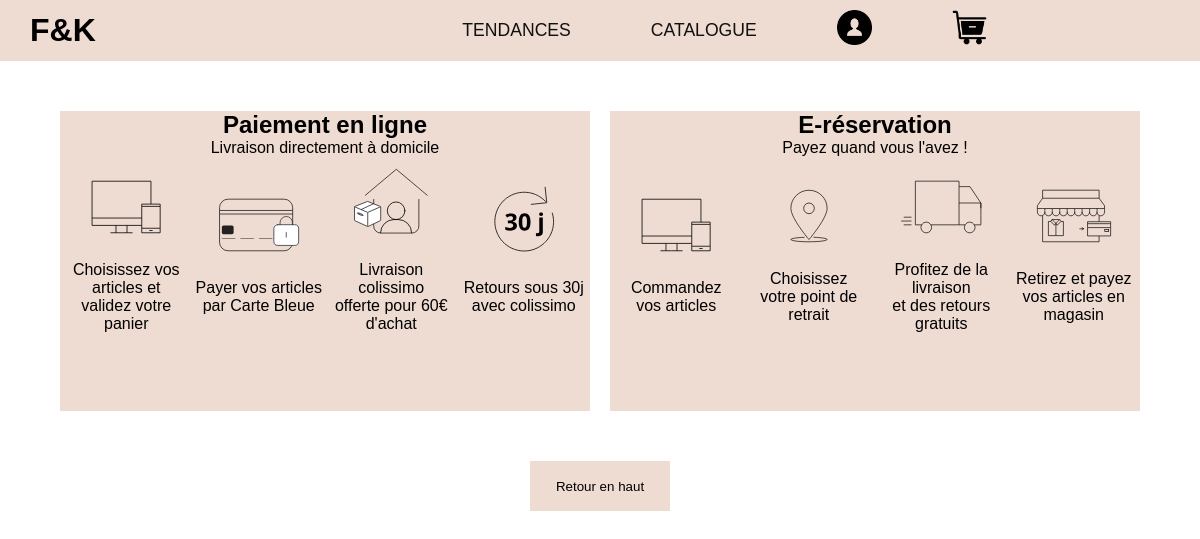
Before: /catalogue_tendance_terres_devasion.php with the older database file.
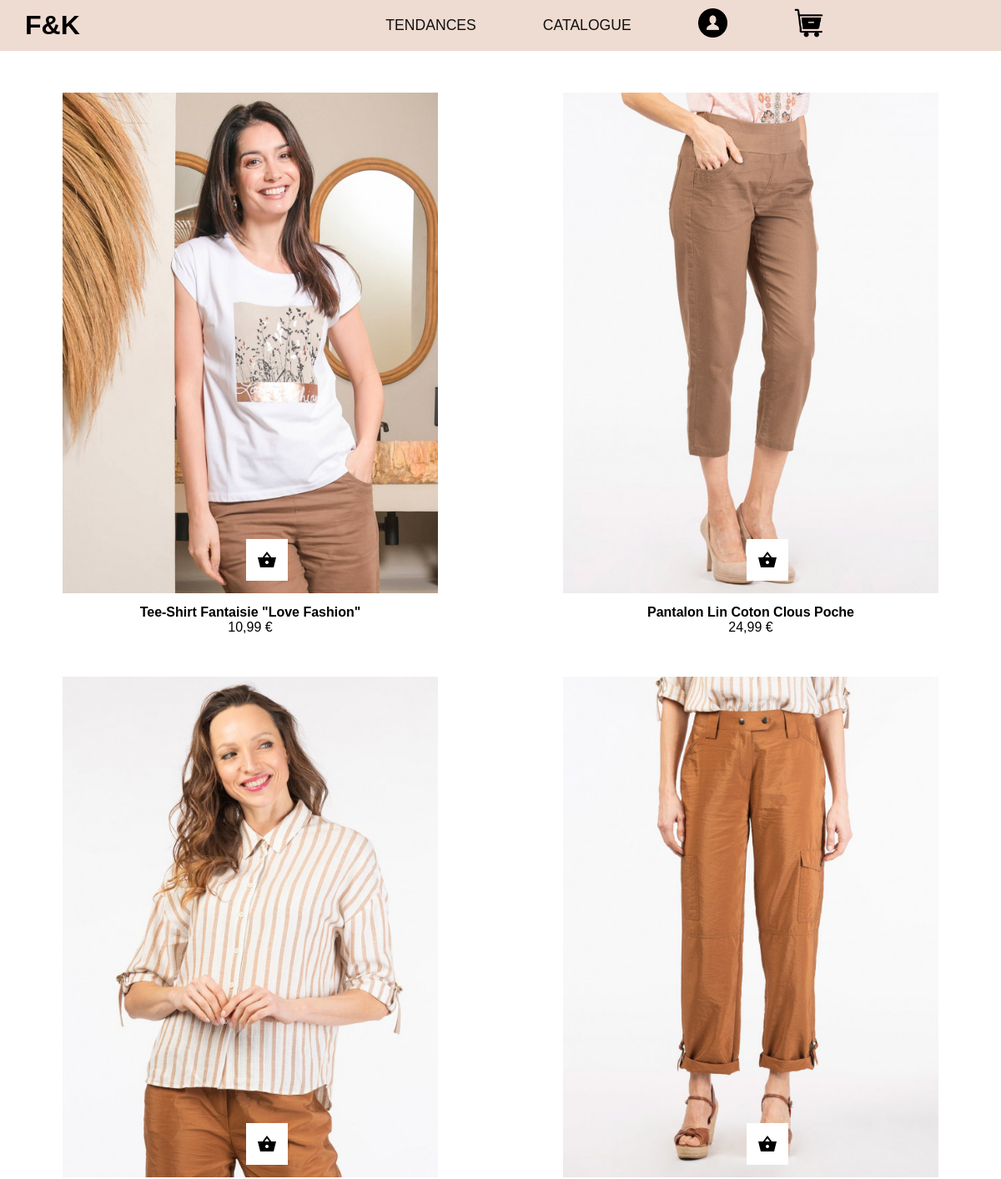
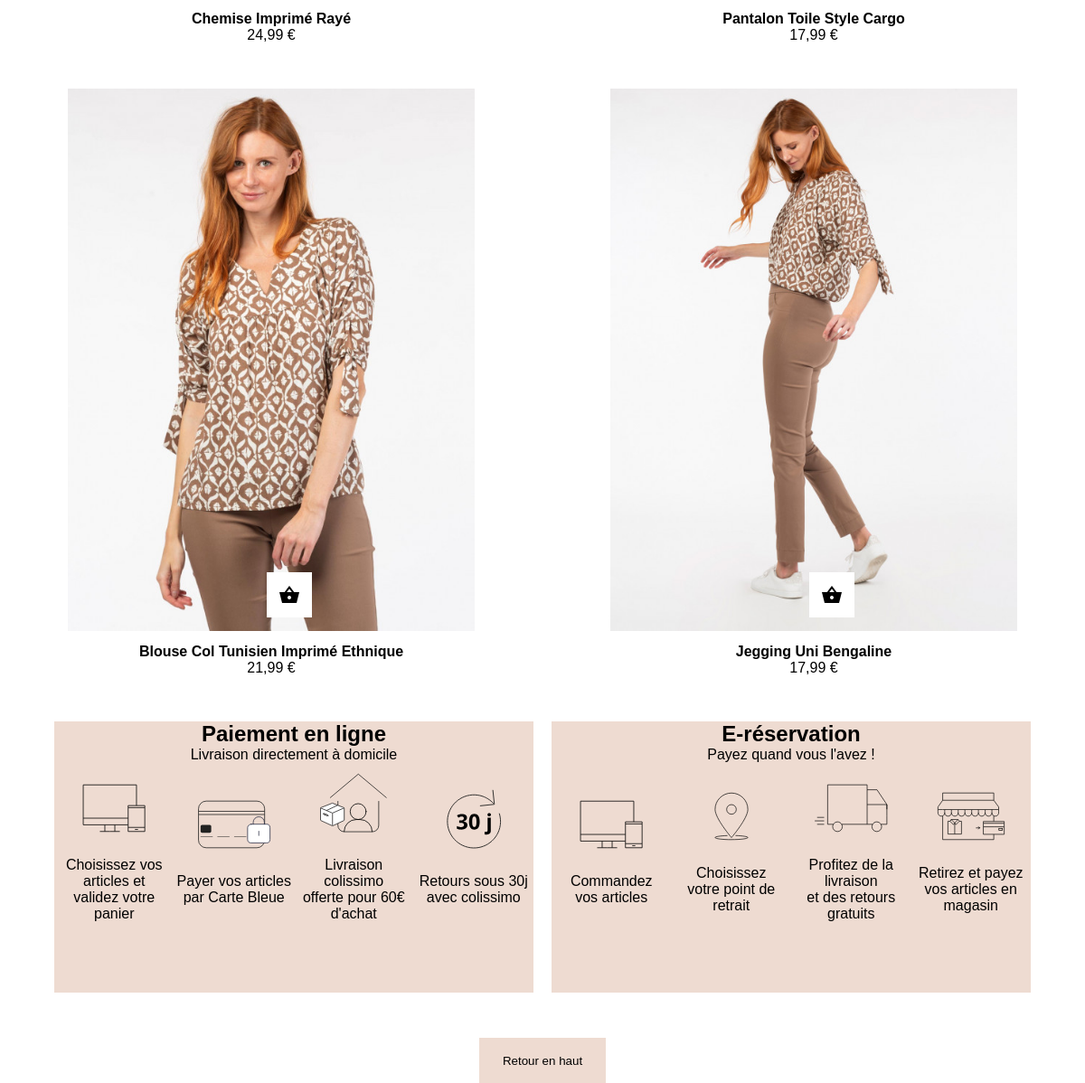
After: the same page with the newer database file (2 pictures, top to bottom).
### tables this page shows
CREATE TABLE `product` (
  `id` int NOT NULL,
  `id_tendance` int NOT NULL,
  `type` varchar(255) NOT NULL,
  `product_name` varchar(255) NOT NULL,
  `product_description` varchar(1000) NOT NULL,
  `product_price` varchar(255) NOT NULL,
  `product_pic_1` varchar(255) NOT NULL,
  `product_pic_2` varchar(255) NOT NULL
);

### src/catalogue_tendance_terres_devasion.php (the view, shortened to what this page needs)
<?php
require_once("connect.php");
$sql = "SELECT * FROM product WHERE id_tendance ='3'";
$query = $db->prepare($sql);
$query->execute();
$product = $query->fetchAll(PDO::FETCH_ASSOC);
?>
<!DOCTYPE html>
<html lang="fr">
<head>
    <link rel="stylesheet" href="style.css">
</head>
<?php
include './element/navbar.php';
?>
<section class="contenaire_catalogue">
    <div class="container_items">
        <?php
        foreach ($product as $pr) {
        ?>
            <div class="item">
                <div> <a href="product.php?id=<?= $pr["id"] ?>"><img src="<?= $pr["product_pic_1"] ?>" width="450px" height="600px" alt=""></a></div>
                <div class="titre"> <?= $pr["product_name"] ?></div>
                <div> <?= $pr["product_price"] ?></div>
                <button class="btn"><a href="produit.php"></a>
                </button>
            </div>
    </div>
<?php
        }
?>
</section>
<?php
include './element/footer.php';
?>
</body>
</html>
</body>
</html>

Changed rows visible on the page:
added product: product_pic_1 (picture), product_name "Tee-Shirt Fantaisie \"Love Fashion\"", product_price "10,99 €"
added product: product_pic_1 (picture), product_name "Pantalon Lin Coton Clous Poche", product_price "24,99 €"
added product: product_pic_1 (picture), product_name "Chemise Imprimé Rayé", product_price "24,99 €"
added product: product_pic_1 (picture), product_name "Pantalon Toile Style Cargo", product_price "17,99 €"
added product: product_pic_1 (picture), product_name "Blouse Col Tunisien Imprimé Ethnique", product_price "21,99 €"
added product: product_pic_1 (picture), product_name "Jegging Uni Bengaline", product_price "17,99 €"
